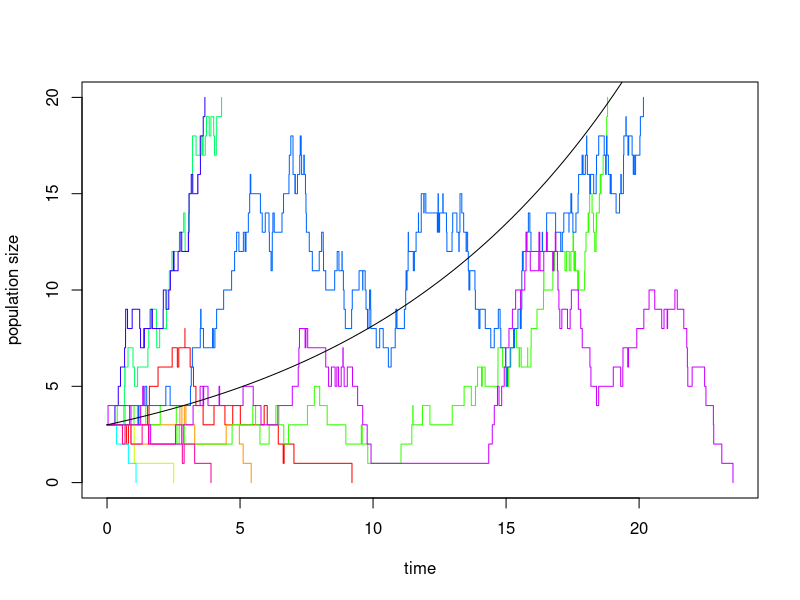

The R script that drew this image:

time_series <- function(N0, Nmax, d, b){
  N <- N0
  t <- 0
  output <- data.frame(t, N)
  while (N < Nmax & N > 0) {# 1
    dt <- rexp(1, rate = d * N + b * N) # 2
    event <- sample(c(-1, 1), 1, prob = c(d, b)) # 3
    t <- t + dt
    N <- N + event
    output <- rbind(output, c(t, N)) # 4
  }
  return(output)
}

N0 <- 3
Nmax <- 20
d <- 0.5
b <- 0.6
sim <- 10 # this sets the number of simulations

results <- list() # using the list variable allows us to save results of all iterations of the function time_series, that is, we can save several data frames in it
for (i in 1:sim) {# to create sim different simulations, we embed the function time.series into a for-loop
  results[[i]] <- time_series(N0, Nmax, d, b) # adds the result of a simulation to the results, note that we have to use [[]] to access list entries
}

maxt <- c() # creates a vector in which we store the length of the different time series
for (i in 1:sim) {
  maxt[i] <- max(results[[i]][1]) # determines the length of the ith time series and stores the result in the object maxt
}
tmax <- max(maxt) # the length of the longest time series is assigned to the parameter tmax

colors <- rainbow(length(results)) # sets number of colors equal to number sim
plot(results[[1]], type="s", ylim=c(0, Nmax), xlim=c(0, tmax), col=colors[1], xlab="time", ylab="population size") # plots the first simulation
for (i in 2:sim) {# this for-loop adds all further simulations to the same graph
  lines(results[[i]], type="s", col=colors[i])
}

# Let us add a line showing the deterministic dynamics, that is, in the absence of demographic stochasticity.
curve(N0*exp(x*(b - d)), from = 0, to = tmax, add=TRUE)
